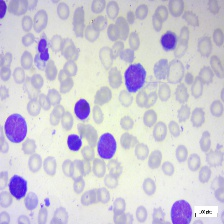
#> input picture input/leukemia/Original/Benign/WBC-Benign-009.jpg, 224 x 224 px; its folder holds only this picture in this run
$ jupyter execute data_preprocessing.ipynb
#> lines starting #> are read from the running program, lines starting #| are printed output that depends on the picture; after the words box and inside, x2 and y2 are one past the last pixel; in counts of white or black regions, pixels touching at a corner belong together
[cell 1]
import os

import cv2
import numpy as np

[cell 2]
files_Benign=[]
paths_Benign = []
for dirname, _, filenames in os.walk('input/leukemia/Original/Benign'):
    for filename in filenames:
        path_Benign = os.path.join(dirname, filename)
        paths_Benign.append(path_Benign)
        files_Benign.append(filename)

[cell 3]
files_Early=[]
paths_Early = []
for dirname, _, filenames in os.walk('input/leukemia/Original/Early'):
    for filename in filenames:
        path_Early = os.path.join(dirname, filename)
        paths_Early.append(path_Early)
        files_Early.append(filename)

[cell 4]
files_Pre=[]
paths_Pre = []
for dirname, _, filenames in os.walk('input/leukemia/Original/Pre'):
    for filename in filenames:
        path_Pre = os.path.join(dirname, filename)
        paths_Pre.append(path_Pre)
        files_Pre.append(filename)

[cell 5]
files_Pro=[]
paths_Pro = []
for dirname, _, filenames in os.walk('input/leukemia/Original/Pro'):
    for filename in filenames:
        path_Pro = os.path.join(dirname, filename)
        paths_Pro.append(path_Pro)
        files_Pro.append(filename)

[cell 6]
def preocess_image(image,out_path):
#> called with out_path = 'segmented/Benign/WBC-Benign-009.jpg'
    img = cv2.imread(image)
#> img is the input picture: shape (224, 224, 3); mean B, G, R 215.8, 202.7, 206.2

    # Convert the image to grayscale
    gray = cv2.cvtColor(img, cv2.COLOR_BGR2GRAY)
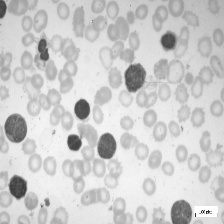
#> gray: shape (224, 224); min 29, max 255, mean 205.2

    # Apply a Gaussian blur to smooth the image and reduce noise
    blur = cv2.GaussianBlur(gray, (5, 5), 0)

    # Apply adaptive thresholding to segment the image
    thresh = cv2.adaptiveThreshold(blur, 255, cv2.ADAPTIVE_THRESH_MEAN_C, cv2.THRESH_BINARY_INV, 11, 2)
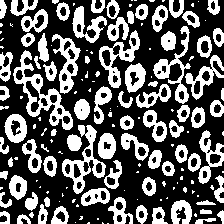
#> thresh: shape (224, 224); 36.1% white; 159 white regions (76 under 20 px)

    # Find contours in the thresholded image
    contours, hierarchy = cv2.findContours(thresh, cv2.RETR_TREE, cv2.CHAIN_APPROX_SIMPLE)
#> contours = 248 contours, 91 with area under 20; largest, box (x1, y1, x2, y2) and area: (13, 50, 73, 130) 1456, (62, 125, 106, 194) 1026, (99, 30, 140, 88) 840, (52, 34, 81, 94) 748, (153, 26, 191, 104) 666

    # Draw the contours on a black background
    mask = np.zeros_like(img)
    for i in range(len(contours)):
        if cv2.contourArea(contours[i]) > 100: # filter out small contours
            cv2.drawContours(mask, contours, i, (255, 255, 255), -1)
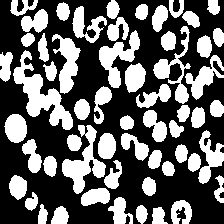
#> mask: shape (224, 224, 3); 39% white; 57 white regions, largest, box (x1, y1, x2, y2) and area: (13, 50, 73, 130) 1612, (62, 125, 106, 194) 1151, (99, 30, 140, 88) 938

    # Apply the mask to the original image
    result = cv2.bitwise_and(img, mask)
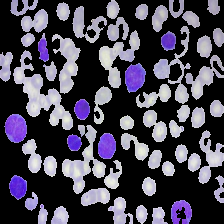
#> result: shape (224, 224, 3); mean B, G, R 82.1, 68.4, 72.1
    cv2.imwrite(out_path,result)

[cell 7]
paths_Benign

[cell 8]
files_Benign

[cell 9]
preocess_image(paths_Benign[0],'segmented/Benign/'+files_Benign[0])

[cell 10]
for i in range(len(paths_Benign)):
    preocess_image(paths_Benign[i],'segmented/Benign/'+files_Benign[i])

$ run again, on input/leukemia/Original/Benign/WBC-Benign-010.jpg
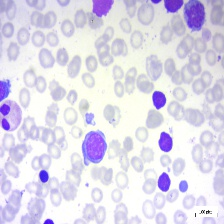
#> input picture input/leukemia/Original/Benign/WBC-Benign-010.jpg, 224 x 224 px
#> in preocess_image, img is the input picture: shape (224, 224, 3); mean B, G, R 234.3, 218.6, 222.6
#> in preocess_image, `thresh = cv2.adaptiveThreshold(blur, 255, cv2.ADAPTIVE_THRESH_MEAN_C, ..`:
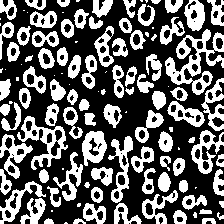
#> thresh: shape (224, 224); 38.8% white; 119 white regions (31 under 20 px)
#> contours = 216 contours, 52 with area under 20; largest, box (x1, y1, x2, y2) and area: (165, 29, 224, 95) 1452, (17, 116, 68, 170) 952, (108, 136, 133, 203) 630, (0, 134, 33, 179) 597, (82, 131, 107, 166) 594
#> in preocess_image, `result = cv2.bitwise_and(img, mask)`:
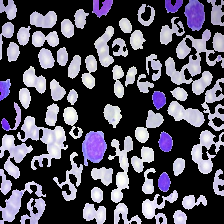
#> result: shape (224, 224, 3); mean B, G, R 94.1, 80.8, 84

$ run again, on input/leukemia/Original/Benign/WBC-Benign-011.jpg
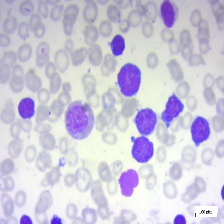
#> input picture input/leukemia/Original/Benign/WBC-Benign-011.jpg, 224 x 224 px
#> in preocess_image, img is the input picture: shape (224, 224, 3); mean B, G, R 218.9, 200.8, 205
#> in preocess_image, `thresh = cv2.adaptiveThreshold(blur, 255, cv2.ADAPTIVE_THRESH_MEAN_C, ..`:
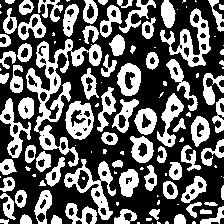
#> thresh: shape (224, 224); 39% white; 122 white regions (46 under 20 px)
#> contours = 206 contours, 64 with area under 20; largest, box (x1, y1, x2, y2) and area: (26, 39, 102, 167) 2313, (64, 159, 116, 220) 1066, (160, 8, 211, 67) 1052, (65, 101, 94, 140) 810, (0, 98, 31, 158) 608
#> in preocess_image, `result = cv2.bitwise_and(img, mask)`:
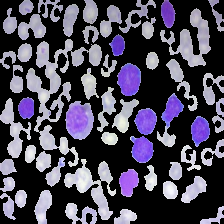
#> result: shape (224, 224, 3); mean B, G, R 87.4, 71.3, 75.4
